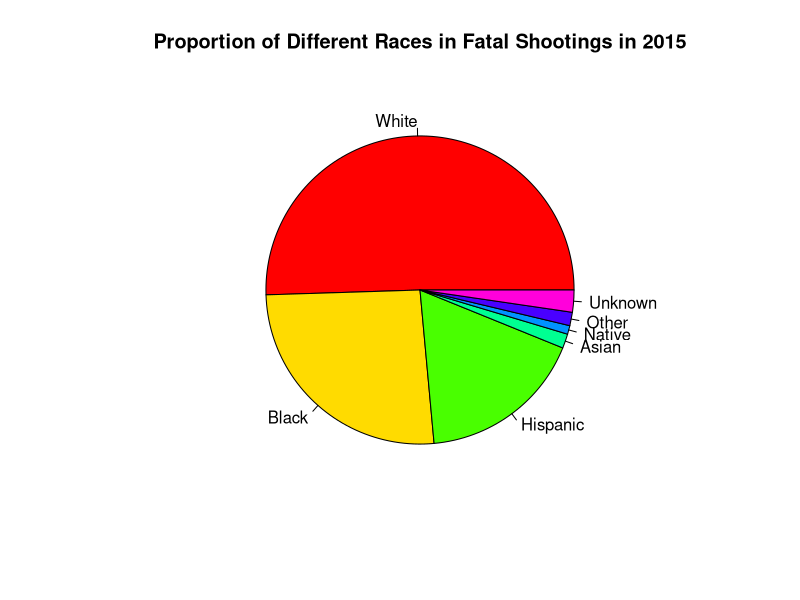
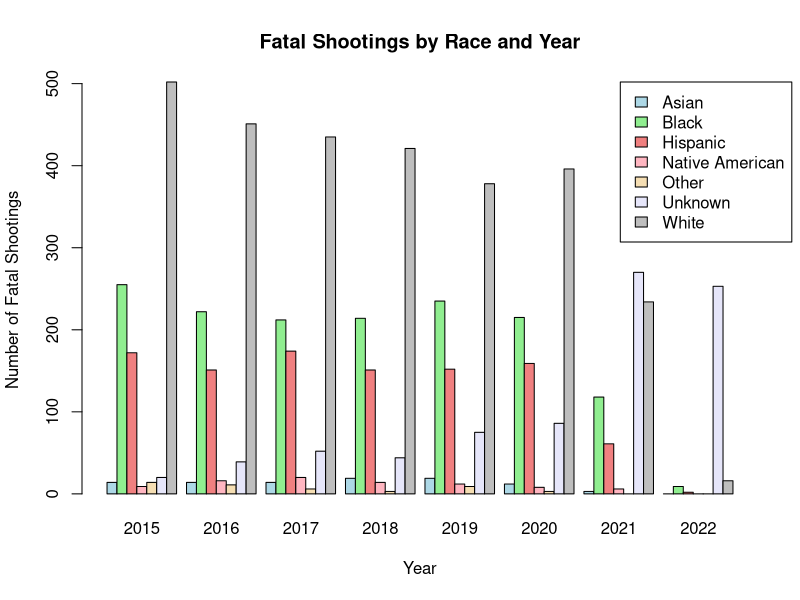
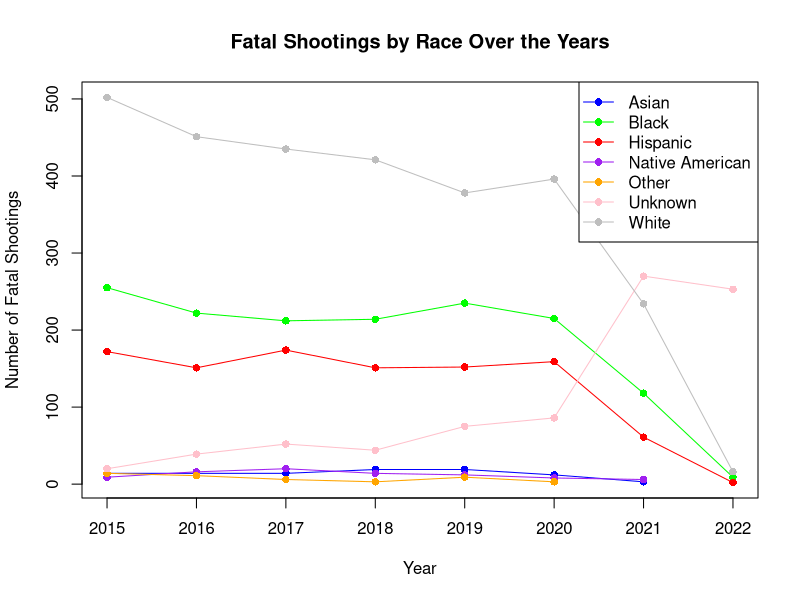
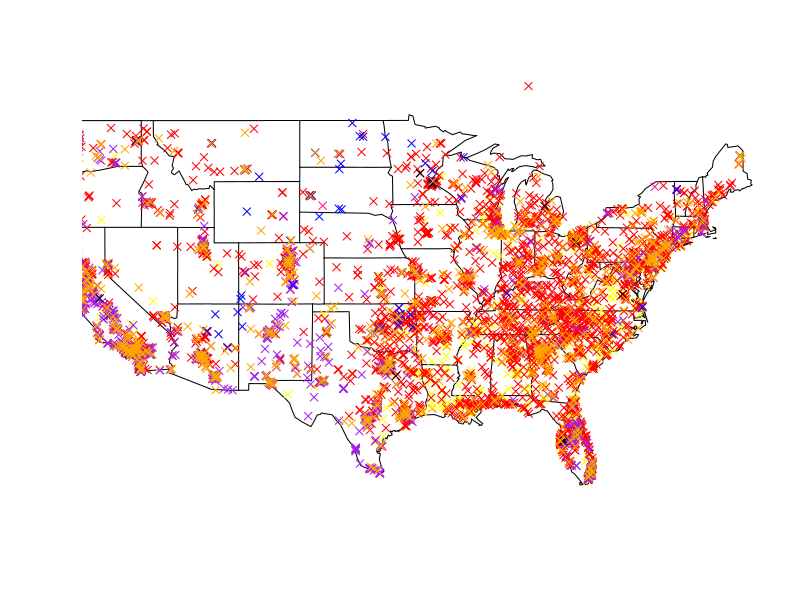

R code for these plots, in order:
## ---- chunk 1
FatalShootingsStats <- read.csv("FatalPoliceShootings_US.csv")

print(class(FatalShootingsStats))

head(FatalShootingsStats)
## ---- chunk 2
#Convert the `date` column to Date format so can extract the year
FatalShootingsStats$date <- as.Date(FatalShootingsStats$date, format = "%m/%d/%Y")

#Made new column for year as an int
FatalShootingsStats$year <- as.integer(format(FatalShootingsStats$date, "%Y"))


## ---- chunk 3
#Analyze 2015 as a test run

data_filtered <- FatalShootingsStats[FatalShootingsStats$year == 2015, ]


#Grab the total amount of times certain races are in the data
asian_count <- nrow(data_filtered[data_filtered$race_name == 'Asian', ])
black_count <- nrow(data_filtered[data_filtered$race_name == 'Black', ])
white_count <- nrow(data_filtered[data_filtered$race_name == 'White', ])
hispanic_count <- nrow(data_filtered[data_filtered$race_name == 'Hispanic', ])
native_count <- nrow(data_filtered[data_filtered$race_name == 'Native American', ])
other_count <- nrow(data_filtered[data_filtered$race_name == 'Other', ])
unknown_count <- nrow(data_filtered[data_filtered$race_name == 'Unknown', ])

#Created a data.frame with counts so can plot them
race_counts <- data.frame(
  race = c("White", "Black", "Hispanic", "Asian", "Native", "Other", "Unknown"),
  count = c(white_count, black_count, hispanic_count, asian_count, native_count, other_count, unknown_count)
)

#Created a pie chart
pie(race_counts$count, 
    labels = race_counts$race, 
    main = "Proportion of Different Races in Fatal Shootings in 2015",
    col = rainbow(length(race_counts$count)))


## ---- chunk 4
## Sophia's addition 
#creating subsets by year

FatalShootingsStats <- na.omit(FatalShootingsStats) # getting rid of rows with any NA values

# basic stats dependent on year
data_15 <- subset(FatalShootingsStats, FatalShootingsStats$year == 2015 )
data_16 <- subset(FatalShootingsStats, FatalShootingsStats$year == 2016 )
data_17 <- subset(FatalShootingsStats, FatalShootingsStats$year == 2017 )
data_18 <- subset(FatalShootingsStats, FatalShootingsStats$year == 2018 )
data_19 <- subset(FatalShootingsStats, FatalShootingsStats$year == 2019 )
data_20 <- subset(FatalShootingsStats, FatalShootingsStats$year == 2020 )
data_21 <- subset(FatalShootingsStats, FatalShootingsStats$year == 2021 )
data_22 <- subset(FatalShootingsStats, FatalShootingsStats$year == 2022 )

total <- c(nrow(data_15), nrow(data_16), nrow(data_17), nrow(data_18), nrow(data_19), nrow(data_20), nrow(data_21), nrow(data_22) )

average_age <- c(mean(data_15$age), mean(data_16$age), mean(data_17$age), mean(data_18$age), mean(data_19$age), mean(data_20$age), mean(data_21$age), mean(data_22$age))

bodycam_false <- c(sum(data_15$body_camera == "FALSE"), sum(data_16$body_camera == "FALSE"), sum(data_17$body_camera == "FALSE"), sum(data_18$body_camera == "FALSE"), sum(data_19$body_camera == "FALSE"), sum(data_20$body_camera == "FALSE"), sum(data_21$body_camera == "FALSE"), sum(data_22$body_camera == "FALSE"))

bodycam_true <- c(sum(data_15$body_camera == "TRUE"), sum(data_16$body_camera == "TRUE"), sum(data_17$body_camera == "TRUE"), sum(data_18$body_camera == "TRUE"), sum(data_19$body_camera == "TRUE"), sum(data_20$body_camera == "TRUE"), sum(data_21$body_camera == "TRUE"), sum(data_22$body_camera == "TRUE"))

bodycam_percent <- c((bodycam_true[1]/total[1]), (bodycam_true[2]/total[2]),(bodycam_true[3]/total[3]),(bodycam_true[4]/total[4]),(bodycam_true[5]/total[5]),(bodycam_true[6]/total[6]),(bodycam_true[7]/total[7]),(bodycam_true[8]/total[7]))

### adding percent of shootings with armed 
gun_armedp <- c((sum(data_15$armed == "gun") / total[1]), (sum(data_16$armed == "gun") / total[2]), (sum(data_17$armed == "gun") / total[3]), (sum(data_18$armed == "gun") / total[4]), (sum(data_19$armed == "gun") / total[5]), (sum(data_20$armed == "gun") / total[6]), (sum(data_21$armed == "gun") / total[7]), (sum(data_22$armed == "gun") / total[7]))

unarmed_armedp <- c((sum(data_15$armed == "unarmed") / total[1]), (sum(data_16$armed == "unarmed") / total[2]), (sum(data_17$armed == "unarmed") / total[3]), (sum(data_18$armed == "unarmed") / total[4]), (sum(data_19$armed == "unarmed") / total[5]), (sum(data_20$armed == "unarmed") / total[6]), (sum(data_21$armed == "unarmed") / total[7]), (sum(data_22$armed == "unarmed") / total[7]))

car_armedp <- c((sum(data_15$armed == "Vehicle") / total[1]), (sum(data_16$armed == "Vehicle") / total[2]), (sum(data_17$armed == "Vehicle") / total[3]), (sum(data_18$armed == "Vehicle") / total[4]), (sum(data_19$armed == "Vehicle") / total[5]), (sum(data_20$armed == "Vehicle") / total[6]), (sum(data_21$armed == "Vehicle") / total[7]), (sum(data_22$armed == "Vehicle") / total[7]))


mental_illness <- c(sum(data_15$signs_of_mental_illness == "TRUE")/total[1], sum(data_16$signs_of_mental_illness == "TRUE")/total[2], sum(data_17$signs_of_mental_illness == "TRUE")/total[3], sum(data_18$signs_of_mental_illness == "TRUE")/total[4], sum(data_19$signs_of_mental_illness == "TRUE")/total[5], sum(data_20$signs_of_mental_illness == "TRUE")/total[6], sum(data_21$signs_of_mental_illness == "TRUE")/total[7], sum(data_22$signs_of_mental_illness == "TRUE")/total[8])

year_stats <- data.frame(total, round(average_age, 1), bodycam_false, bodycam_true, bodycam_percent, gun_armedp, unarmed_armedp, car_armedp, mental_illness) 

names(year_stats) <- c("Total Fatal Shootings", "Average Age", "No Body Camera", "Yes Body Camera", "percent of officers with  body camera", "percent of victims armed with gun", "percent of victims unarmed", "percent of victims armed with vehicle", "percent of victims with mental illness")
rownames(year_stats) <- c("2015", "2016", "2017", "2018", "2019", "2020", "2021", "2022")
year_stats






## ---- chunk 5
# adding colunm for current president -> is not currently working,  


FatalShootingsStats$month <- as.integer(format(FatalShootingsStats$date, "%m"))
FatalShootingsStats$day <- as.integer(format(FatalShootingsStats$date, "%d"))

FatalShootingsStats$President <-ifelse(FatalShootingsStats$month >= 1 & FatalShootingsStats$day >=20 & FatalShootingsStats$year >=2021, FatalShootingsStats$President <-"Joseph R. Biden", FatalShootingsStats$President <-"Donald Trump")

FatalShootingsStats$President <-ifelse((FatalShootingsStats$month >= 1 & FatalShootingsStats$day >=20 & FatalShootingsStats$year <=2016), FatalShootingsStats$President <-"Barack Obama", FatalShootingsStats$President <-"Donald Trump")
data_18 <- subset(FatalShootingsStats, FatalShootingsStats$year >= 2015 )

data_18

## ---- chunk 6
# Aggregate data by year and race_name
race_year_counts <- aggregate(FatalShootingsStats$race_name, 
                              by = list(Year = FatalShootingsStats$year, 
                                        Race = FatalShootingsStats$race_name), 
        
                      FUN = length)

# Rename the count column for clarity
colnames(race_year_counts)[3] <- "Count"

# Create a matrix to store counts for each race across years
race_counts_matrix <- xtabs(Count ~ Race + Year, data = race_year_counts)

# Set up colors for each race
colors <- c("lightblue", "lightgreen", "lightcoral", "lightpink", "wheat", "lavender", "gray")

# Create the bar plot
barplot(race_counts_matrix, beside = TRUE, col = colors,
        main = "Fatal Shootings by Race and Year",
        xlab = "Year", ylab = "Number of Fatal Shootings", 
        legend.text = rownames(race_counts_matrix), 
        args.legend = list(x = "topright", inset = c(-0.05, 0)))

## ---- chunk 7
# Set up an empty plot with the correct axes limits
plot(NULL, xlim = range(race_year_counts$Year), 
     ylim = range(race_year_counts$Count), 
     xlab = "Year", ylab = "Number of Fatal Shootings", 
     main = "Fatal Shootings by Race Over the Years")

# Define colors for each race
race_colors <- c("blue", "green", "red", "purple", "orange", "pink", "gray")

# Get unique races
unique_races <- unique(race_year_counts$Race)

# Loop through each race to plot its line on the graph
for (i in 1:length(unique_races)) {
  # Subset data for the current race
  race_data <- subset(race_year_counts, Race == unique_races[i])
  
  # Plot the line for this race
  lines(race_data$Year, race_data$Count, type = "o", col = race_colors[i], pch = 16)
}

# Add a legend
legend("topright", legend = unique_races, col = race_colors, pch = 16, lty = 1)
## ---- chunk 8
##adding map visual, needs work
library(maps)

asian_count <- subset(FatalShootingsStats, FatalShootingsStats$race_name == 'Asian' )
black_count <- subset(FatalShootingsStats, FatalShootingsStats$race_name == 'Black')
white_count <- subset(FatalShootingsStats, FatalShootingsStats$race_name == 'White')
hispanic_count <- subset(FatalShootingsStats, FatalShootingsStats$race_name == 'Hispanic')
native_count <-subset(FatalShootingsStats, FatalShootingsStats$race_name =='Native American')
other_count <- subset(FatalShootingsStats, FatalShootingsStats$race_name == 'Other')
unknown_count <- subset(FatalShootingsStats, FatalShootingsStats$race_name == 'Unknown')

map("state")
points(asian_count$longitude, asian_count$latitude,
  pch = 4, col = "deeppink", cex = 1)

points(black_count$longitude, black_count$latitude,
  pch = 4, col = "yellow", cex = 1)

points(white_count$longitude, white_count$latitude,
  pch = 4, col = "red", cex = 1)

points(hispanic_count$longitude, hispanic_count$latitude,
  pch = 4, col = "purple", cex = 1)

points(native_count$longitude, native_count$latitude,
  pch = 4, col = "blue", cex = 1)

points(other_count$longitude, other_count$latitude,
  pch = 4, col = "black", cex = 1)

points(unknown_count$longitude, unknown_count$latitude,
  pch = 4, col = "orange", cex = 1)
